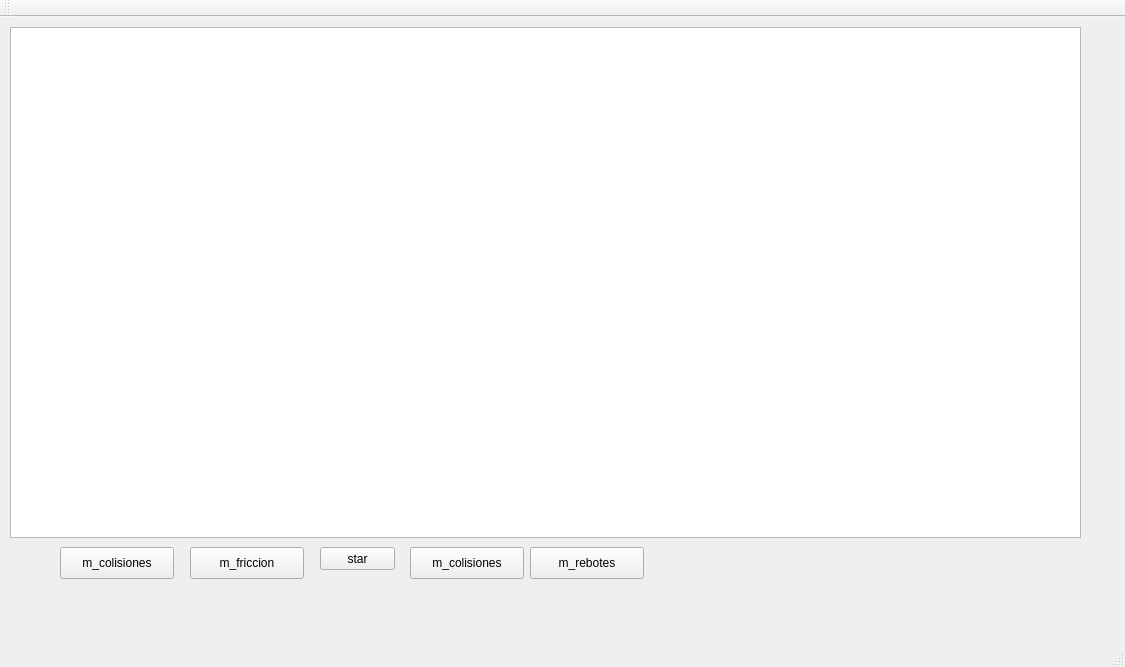
<?xml version="1.0" encoding="UTF-8"?>
<ui version="4.0">
 <class>application</class>
 <widget class="QMainWindow" name="application">
  <property name="geometry">
   <rect>
    <x>0</x>
    <y>0</y>
    <width>1125</width>
    <height>667</height>
   </rect>
  </property>
  <property name="windowTitle">
   <string>application</string>
  </property>
  <widget class="QWidget" name="centralWidget">
   <widget class="QGraphicsView" name="graphicsView">
    <property name="geometry">
     <rect>
      <x>10</x>
      <y>10</y>
      <width>1071</width>
      <height>511</height>
     </rect>
    </property>
   </widget>
   <widget class="QPushButton" name="START">
    <property name="geometry">
     <rect>
      <x>320</x>
      <y>530</y>
      <width>75</width>
      <height>23</height>
     </rect>
    </property>
    <property name="text">
     <string>star</string>
    </property>
   </widget>
   <widget class="QPushButton" name="pushButton">
    <property name="geometry">
     <rect>
      <x>60</x>
      <y>530</y>
      <width>114</width>
      <height>32</height>
     </rect>
    </property>
    <property name="text">
     <string>m_colisiones</string>
    </property>
   </widget>
   <widget class="QPushButton" name="pushButton_2">
    <property name="geometry">
     <rect>
      <x>530</x>
      <y>530</y>
      <width>114</width>
      <height>32</height>
     </rect>
    </property>
    <property name="text">
     <string>m_rebotes</string>
    </property>
   </widget>
   <widget class="QPushButton" name="pushButton_3">
    <property name="geometry">
     <rect>
      <x>190</x>
      <y>530</y>
      <width>114</width>
      <height>32</height>
     </rect>
    </property>
    <property name="text">
     <string>m_friccion</string>
    </property>
   </widget>
   <widget class="QPushButton" name="pushButton_4">
    <property name="geometry">
     <rect>
      <x>410</x>
      <y>530</y>
      <width>114</width>
      <height>32</height>
     </rect>
    </property>
    <property name="text">
     <string>m_colisiones</string>
    </property>
   </widget>
  </widget>
  <widget class="QMenuBar" name="menuBar">
   <property name="geometry">
    <rect>
     <x>0</x>
     <y>0</y>
     <width>1125</width>
     <height>22</height>
    </rect>
   </property>
  </widget>
  <widget class="QToolBar" name="mainToolBar">
   <attribute name="toolBarArea">
    <enum>TopToolBarArea</enum>
   </attribute>
   <attribute name="toolBarBreak">
    <bool>false</bool>
   </attribute>
  </widget>
  <widget class="QStatusBar" name="statusBar"/>
 </widget>
 <layoutdefault spacing="6" margin="11"/>
 <resources/>
 <connections/>
</ui>
